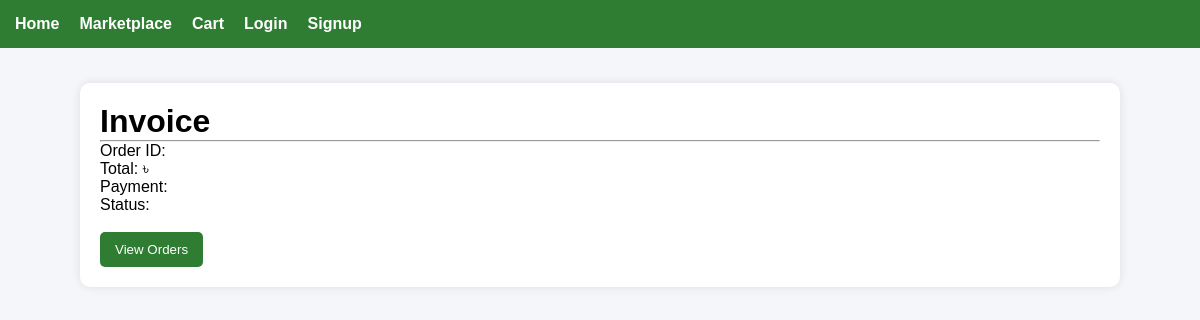
Page /invoice/7 on the earlier database version.
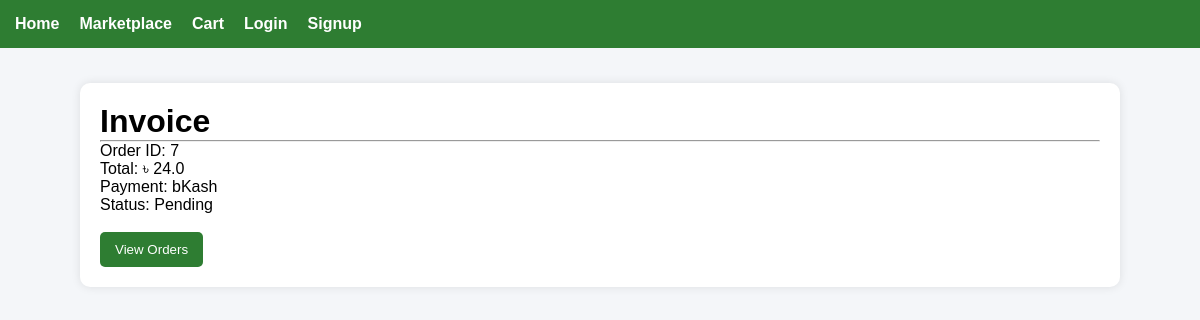
Same page on the later database version.
### tables this page shows
CREATE TABLE orders(
        id INTEGER PRIMARY KEY AUTOINCREMENT,
        user_id INTEGER,
        total REAL,
        payment_method TEXT,
        status TEXT DEFAULT 'Pending'
    );

### app1.py (the view)
@app.route("/invoice/<int:order_id>")
def invoice(order_id):
    conn = get_db()
    cur = conn.cursor()
    cur.execute("""
    SELECT * FROM orders WHERE id=?
    """, (order_id,))
    order = cur.fetchone()
    conn.close()
    return render_template("buyer/invoice.html", order=order)

### app1.py (called while the page is built)
def get_db():
    conn = sqlite3.connect("database.db")
    conn.row_factory = sqlite3.Row
    return conn

### templates/buyer/invoice.html (shortened to what this page needs)
{% extends "base.html" %}
{% block content %}
<div class="card">
<h1>Invoice</h1>
<hr>
<p>
Order ID:
{{ order["id"] }}
</p>
<p>
Total:
৳ {{ order["total"] }}
</p>
<p>
Payment:
{{ order["payment_method"] }}
</p>
<p>
Status:
{{ order["status"] }}
</p>
<br>
<a href="/orders">
<button>
View Orders
</button>
</a>
</div>
{% endblock %}

Differences in the rows shown:
added orders: id "7", total "24.0", payment_method "bKash", status "Pending"
